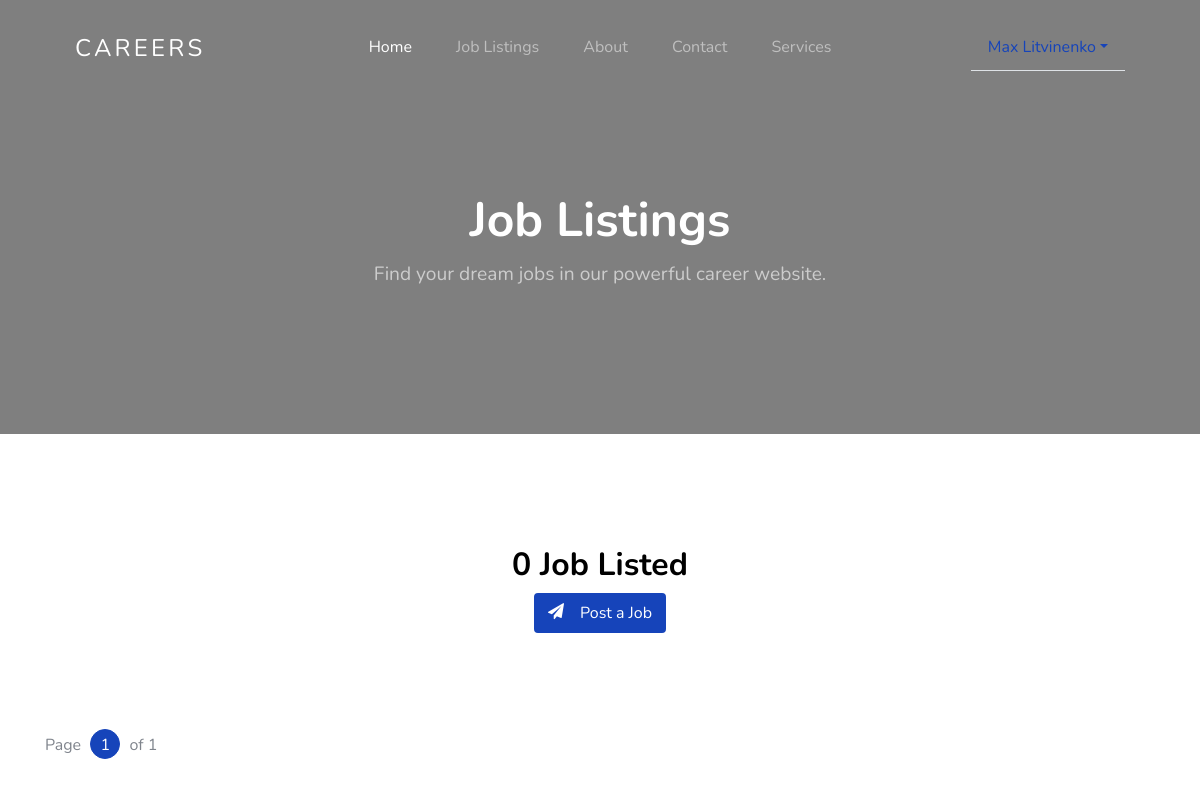
Page /jobs/job-listing/ (signed in) on the earlier database version.
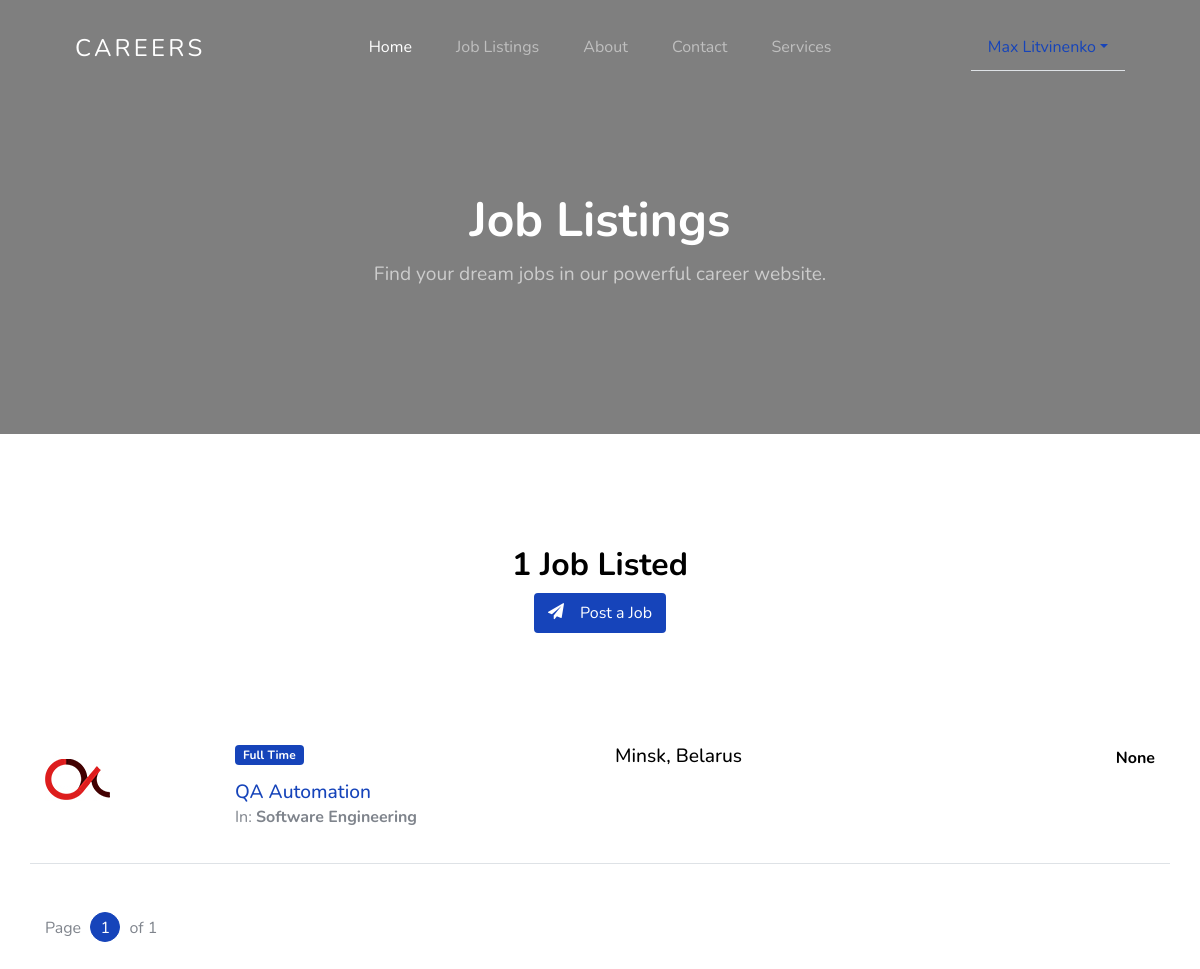
Same page on the later database version.
### jobs/models.py (models this page shows, shortened)
class JobListing(models.Model):
    user = models.ForeignKey(settings.AUTH_USER_MODEL, on_delete=models.CASCADE,
                             null=True, editable=False, blank=True)
    title = models.CharField(max_length=100)
    company_name = models.CharField(max_length=200)
    employment_status = models.CharField(choices=JOB_TYPE, max_length=10)
    vacancy = models.CharField(max_length=10, null=True)
    gender = models.CharField(choices=GENDER, max_length=30, null=True)
    category = models.CharField(choices=CATEGORY, max_length=30)
    description = models.TextField()
    responsibilities = models.TextField()
    experience = models.CharField(max_length=100)
    job_location = models.CharField(max_length=120)
    Salary = models.CharField(max_length=100, null=True, blank=True)
    image = models.ImageField(blank=True, upload_to='media', null=True)
    application_deadline = models.DateTimeField()
    published_on = models.DateTimeField(default=timezone.now)
    class Meta:
        ordering = ['-id']

### jobs/views.py (the view)
# urls.py: path('job-listing/', job_listing, name='job-listing'),
@login_required
def job_listing(request):
    query = JobListing.objects.all().count()
    qs = JobListing.objects.all().order_by('-published_on')
    paginator = Paginator(qs, 3)  # Show 3 jobs per page
    page = request.GET.get('page')
    try:
        qs = paginator.page(page)
    except PageNotAnInteger:
        qs = paginator.page(1)
    except EmptyPage:
        qs = paginator.page(paginator.num_pages)
    context = {
        'query': qs,
        'job_qs': query
    }
    return render(request, "jobs/job_listing.html", context)

### templates/jobs/job_listing.html (shortened to what this page needs)
{% extends 'base.html' %}
{% load static %}
{% block content %}
    <section class="home-section section-hero inner-page overlay bg-image" id="home-section">
        <div class="container">
            <div class="row align-items-center justify-content-center">
                <div class="col-md-12">
                    <div class="mb-5 text-center">
                        <h1 class="text-white font-weight-bold">Job Listings</h1>
                        <p>Find your dream jobs in our powerful career website.</p>
                    </div>
                </div>
            </div>
        </div>
    </section>
    <section class="site-section">
        <div class="container">
            <div class="row mb-5 justify-content-center">
                <div class="col-md-7 text-center">
                    <h2 class="section-title mb-2">{{ job_qs }} Job Listed</h2>
                    <div class="mb-5 text-center">
                        <a href="{% url 'jobs:job-post' %}"
                           class="btn btn-primary border-width-2 d-none d-lg-inline-block">
                      <span class="mr-2 icon-paper-plane">
                      </span>Post a Job</a>
                    </div>
                </div>
            </div>
            <div class="mb-5">
                {% for q in query %}
                    <div class="row align-items-start job-item border-bottom pb-3 mb-3 pt-3">
                        <div class="col-md-2">
                            <a href=""><img class="img-fluid" src="{% static 'images/featured-listing-2.jpg' %}"
                                            alt="image"></a>
                        </div>
                        <div class="col-md-4">
              <span class="badge badge-primary px-2 py-1 mb-3">
                    {{ q.employment_status }}
              </span>
                            <h2><a href="{% url 'jobs:job-single' q.id %}">{{ q.title }}</a></h2>
                            In: <strong>{{ q.category }}</strong></p>
                        </div>
                        <div class="col-md-3 text-left">
                            <h3>{{ q.job_location }}</h3>
                        </div>
                        <div class="col-md-3 text-md-right">
                            <strong class="text-black">{{ q.Salary }}</strong>
                        </div>
                    </div>
                {% endfor %}
            </div>
            <div class="row pagination-wrap">
                <div class="col-md-6 text-center text-md-left">
                    <div class="custom-pagination ml-auto">
                        <div class="d-inline-block">
                            Page <a href="#" class="active">{{ query.number }}</a> of {{ query.paginator.num_pages }}
                        </div>
                    </div>
                </div>
            </div>
        </div>
    </section>
{% endblock %}

Differences in the rows shown:
added JobListing: employment_status "Full Time", title "QA Automation", category "Software Engineering", job_location "Minsk, Belarus", Salary "None"
Other differences:
{{ job_qs }}: "0" → "1"
